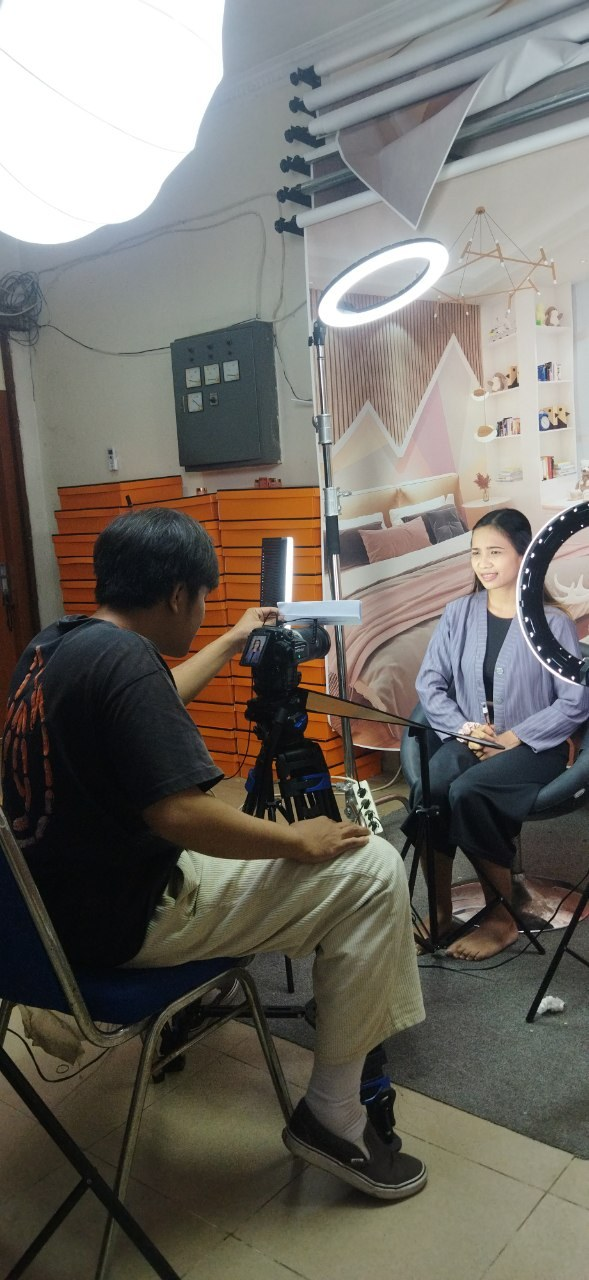
#> input picture src/assets/images/design/heyxi/bts-filming.jpg, 589 x 1280 px, given in place of profile-rooftop.jpg, which was not available
$ python make-profile-photo.py
#> lines starting #> are read from the running program, lines starting #| are printed output that depends on the picture
"""
Foto profil (avatar di Home + gambar OG) dari foto asli → src/assets/images/profile-photo.webp

Hanya koreksi foto biasa: crop, sedikit terang di bayangan, sedikit kontras, dan penajaman ringan.
SENGAJA tanpa AI upscale / face restore / penghalus kulit: bentuk wajah tidak boleh berubah
dan hasilnya tidak boleh terlihat seperti gambar AI (permintaan Dimas, 30-09-2026).

    python source-files/scripts/make-profile-photo.py
    python source-files/scripts/make-og-image.py   # gambar preview link ikut diperbarui
"""
from pathlib import Path

import numpy as np
from PIL import Image, ImageEnhance, ImageFilter

ROOT = Path(__file__).resolve().parents[2]
SRC = ROOT / "source-files" / "profile" / "originals" / "profile-rooftop.jpg"  # 1024x1024, tidak dipublish
OUT = ROOT / "src" / "assets" / "images" / "profile-photo.webp"

# Kotak persegi: kepala dan bahu di tengah lingkaran avatar (foto asli 1024x1024)
CENTER, SIZE = (485, 520), 760

im = Image.open(SRC).convert("RGB")
#> im is the input picture: PIL image 589x1280 RGB; mean R, G, B 112.9, 109.3, 102.6
cx, cy = CENTER
im = im.crop((cx - SIZE // 2, cy - SIZE // 2, cx + SIZE // 2, cy + SIZE // 2))
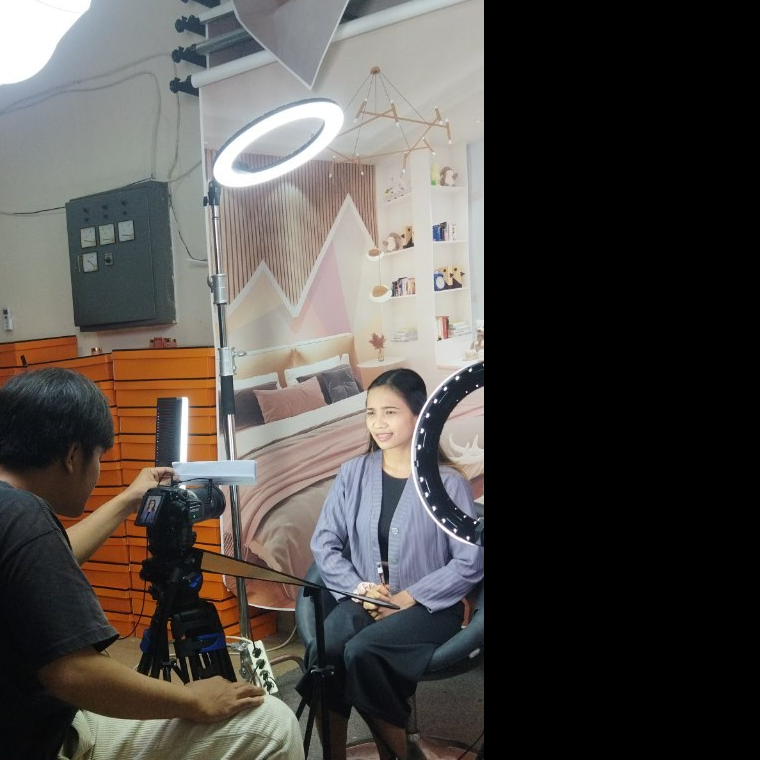
#> im: PIL image 760x760 RGB; mean R, G, B 79.7, 75.8, 72.3

# Bayangan sedikit diangkat (wajah agak gelap dibanding langit), highlight tidak disentuh
x = np.arange(256) / 255
lut = np.clip(255 * (x + 0.10 * x * (1 - x) ** 2), 0, 255).astype(np.uint8).tolist()
im = im.point(lut * 3)

im = ImageEnhance.Contrast(im).enhance(1.04)
# "Clarity": kontras lokal radius besar, sangat tipis
im = im.filter(ImageFilter.UnsharpMask(radius=30, percent=10, threshold=0))
# Detail halus (rambut, mata, rajutan baju); threshold menjaga kulit tetap alami
im = im.filter(ImageFilter.UnsharpMask(radius=1.0, percent=55, threshold=3))

im.save(OUT, "WEBP", quality=90, method=6)
print(f"{OUT.relative_to(ROOT)}  {im.size[0]}x{im.size[1]}  {OUT.stat().st_size / 1024:.0f} KB")
#| src/assets/images/profile-photo.webp  760x760  79 KB

$ run again, on src/assets/images/design/heyxi/bts-setup.jpg
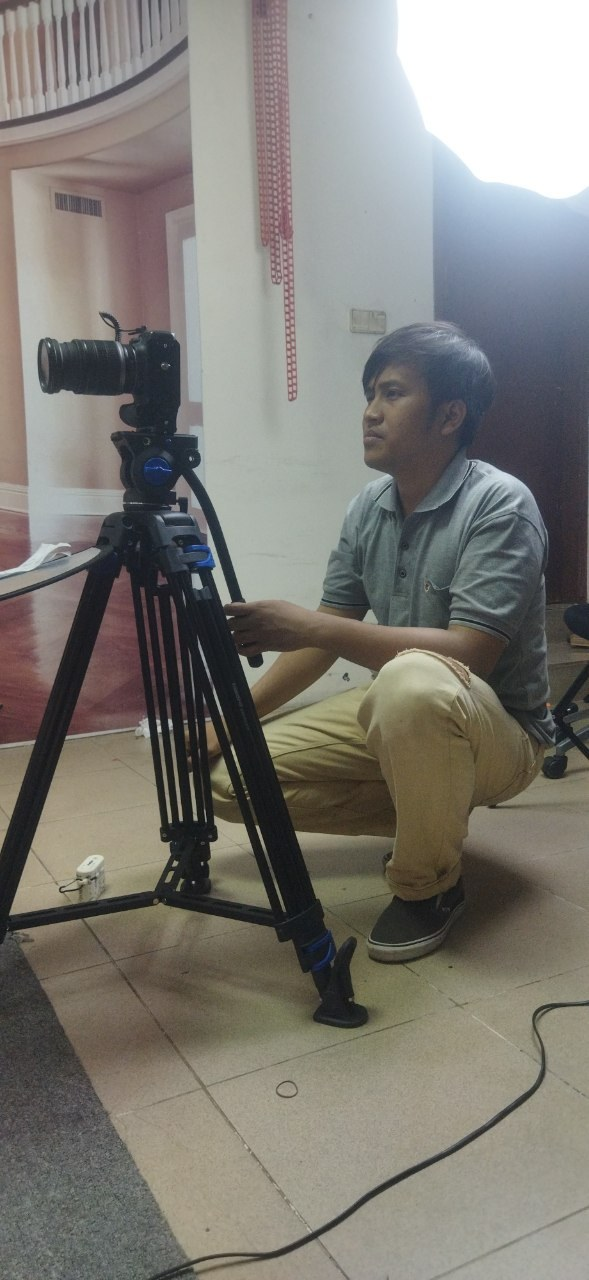
#> input picture src/assets/images/design/heyxi/bts-setup.jpg, 589 x 1280 px, given in place of profile-rooftop.jpg, which was not available
#> im is the input picture: PIL image 589x1280 RGB; mean R, G, B 126.1, 123.7, 117.6
#> `im = im.crop((cx - SIZE // 2, cy - SIZE // 2, cx + SIZE // 2, cy + SIZ..`:
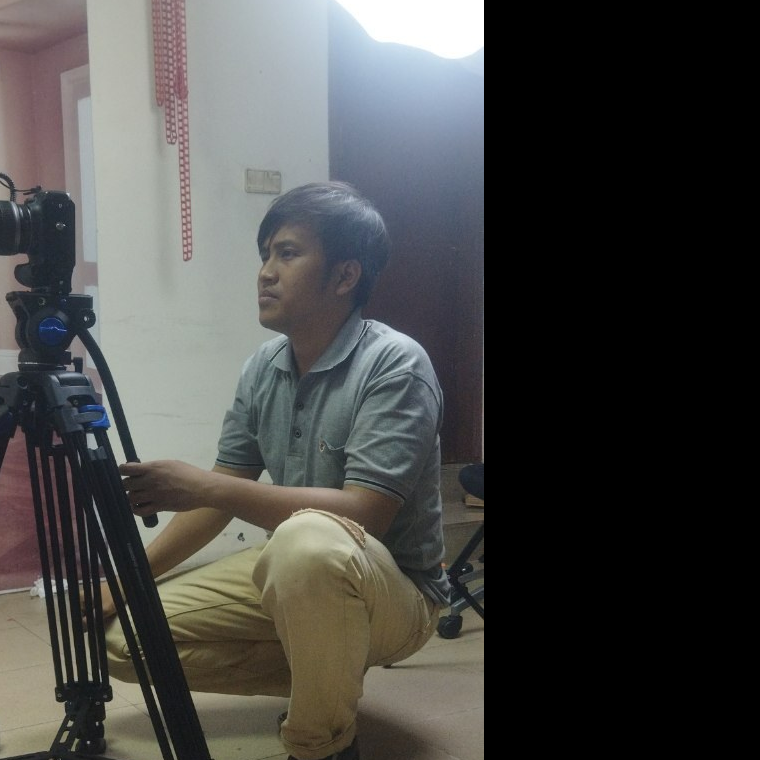
#> im: PIL image 760x760 RGB; mean R, G, B 71.9, 71.9, 70
#| src/assets/images/profile-photo.webp  760x760  56 KB
